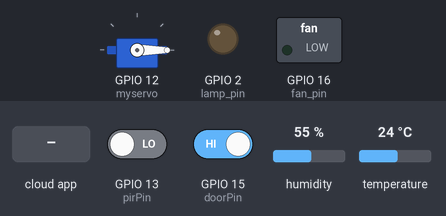
Recording of a sketch running on a simulated ESP8266 (NodeMCU). Shown: servo, switched loads named in the sketch (green lamp = pin HIGH), output pins drawn as LEDs (lit = HIGH). Inputs (shaded band) come from the test bench; at power-on: GPIO 13 (pirPin) LOW, GPIO 15 (doorPin) HIGH, humidity 55 %, temperature 24 °C. WiFi joins after 1.5 s; servers stay silent unless stated; no MQTT or app messages arrive unless stated; what the sketch prints to the serial monitor is not drawn.

Above: at 2.7 s.
2.8 s: the phone or cloud app sets lamp to OFF
At 3.4 s:
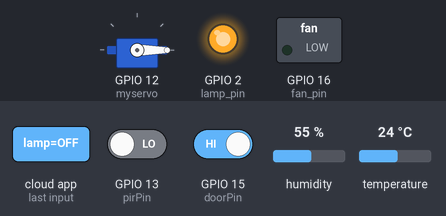
4.3 s: the phone or cloud app sets fan to OFF
At 4.8 s:
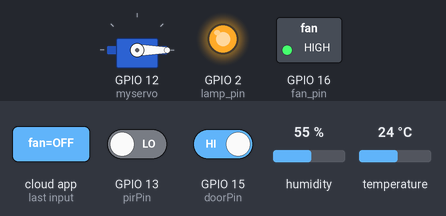
5.8 s: the phone or cloud app sets lamp to ON
At 7.2 s:
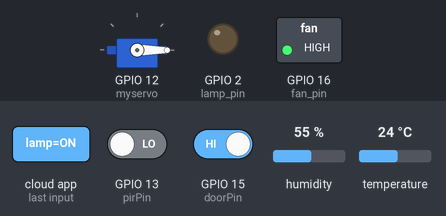
10.3 s: the phone or cloud app sets fan to ON
At 11.6 s:
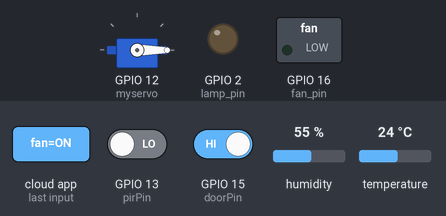
Timing chart, 0 to 12.8 s (numbered marks = the images above; inputs shaded):
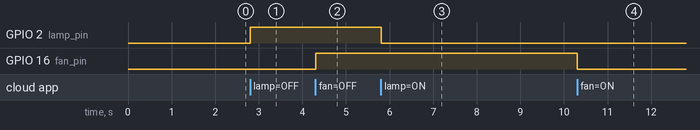

Measured:
- after the input at 2.8 s, GPIO 2 (lamp_pin): LOW → HIGH at once
- after the input at 4.3 s, GPIO 16 (fan_pin): LOW → HIGH at once
- after the input at 5.8 s, GPIO 2 (lamp_pin): HIGH → LOW at once
- after the input at 10.3 s, GPIO 16 (fan_pin): HIGH → LOW at once

The sketch:

home_Automation.ino
```cpp
// Libraries
#include <ESP8266WiFi.h>
#include <Servo.h>
#include "Adafruit_MQTT.h"
#include "Adafruit_MQTT_Client.h"
#include "DHT.h"
#include <Servo.h>
// DHT 11 sensor
#define DHTPIN 14
#define DHTTYPE DHT11

Servo myservo;  // create servo object to control a servo

// Lamp pin
const int lamp_pin = 2;
const int fan_pin = 16;
int pirPin = 13;    //the digital pin connected to the PIR sensor's output
int doorPin = 15;
// WiFi parameters
#define WLAN_SSID       "DT_LAB"
#define WLAN_PASS       "fthu@050318"

// Adafruit IO
#define AIO_SERVER      "io.adafruit.com"
#define AIO_SERVERPORT  1883
#define AIO_USERNAME    "siddhesh"
#define AIO_KEY         "402abd741aae4a42b3847b22c71e6693"  // Obtained from account info on io.adafruit.com

// DHT sensor
DHT dht(DHTPIN, DHTTYPE, 15);

WiFiClient client;

// Setup the MQTT client class by passing in the WiFi client and MQTT server and login details.
Adafruit_MQTT_Client mqtt(&client, AIO_SERVER, AIO_SERVERPORT, AIO_USERNAME, AIO_KEY);

/****************************** Feeds ***************************************/

// Setup a feed called 'lamp' for subscribing to changes.
// Notice MQTT paths for AIO follow the form: <username>/feeds/<feedname>
Adafruit_MQTT_Subscribe lamp = Adafruit_MQTT_Subscribe(&mqtt, AIO_USERNAME "/feeds/lamp");
Adafruit_MQTT_Subscribe fan = Adafruit_MQTT_Subscribe(&mqtt, AIO_USERNAME "/feeds/fan");
Adafruit_MQTT_Subscribe slider = Adafruit_MQTT_Subscribe(&mqtt, AIO_USERNAME "/feeds/slider");
Adafruit_MQTT_Subscribe rgb = Adafruit_MQTT_Subscribe(&mqtt, AIO_USERNAME "/feeds/rgb");
//Adafruit_MQTT_Subscribe slider = Adafruit_MQTT_Subscribe(&mqtt, SLIDER_FEED);
// Setup feeds for temperature & humidity
Adafruit_MQTT_Publish temperature = Adafruit_MQTT_Publish(&mqtt, AIO_USERNAME "/feeds/temperature");

Adafruit_MQTT_Publish humidity = Adafruit_MQTT_Publish(&mqtt, AIO_USERNAME "/feeds/humidity");
Adafruit_MQTT_Publish motion = Adafruit_MQTT_Publish(&mqtt, AIO_USERNAME "/feeds/motion");
Adafruit_MQTT_Publish doorState = Adafruit_MQTT_Publish(&mqtt, AIO_USERNAME "/feeds/doorState");

unsigned long currentMillis = 0;
int interval = 20000;

int pirState =0;
int doorPinState =0;
/*************************** Sketch Code ************************************/

void setup() {

  // Set lamp pin to output
  pinMode(lamp_pin, OUTPUT);
  pinMode(fan_pin, OUTPUT);
  pinMode(pirPin, INPUT);
  pinMode(doorPin, INPUT_PULLUP);
  // Init sensor
  dht.begin();
  myservo.attach(12);  // attaches the servo on GIO2 to the servo object
  myservo.write(0);
  Serial.begin(115200);
  Serial.println(F("Adafruit IO Example"));

  // Connect to WiFi access point.
  Serial.println(); Serial.println();
  delay(10);
  Serial.print(F("Connecting to "));
  Serial.println(WLAN_SSID);

  WiFi.begin(WLAN_SSID, WLAN_PASS);
  while (WiFi.status() != WL_CONNECTED) {
    delay(500);
    Serial.print(F("."));
  }
  Serial.println();

  Serial.println(F("WiFi connected"));
  Serial.println(F("IP address: "));
  Serial.println(WiFi.localIP());

  // listen for events on the lamp feed
  mqtt.subscribe(&lamp);
  mqtt.subscribe(&fan);
  mqtt.subscribe(&slider);
  //mqtt.subscribe(&rgb);
  // connect to adafruit io
  connect();

}

void loop() {

  Adafruit_MQTT_Subscribe *subscription;
  pirState = digitalRead(pirPin);
  doorPinState = digitalRead(doorPin);
  // ping adafruit io a few times to make sure we remain connected
  if(! mqtt.ping(3)) {
    // reconnect to adafruit io
    if(! mqtt.connected())
      connect();
  }

  // Grab the current state of the sensor
  int humidity_data = (int)dht.readHumidity();
  int temperature_data = (int)dht.readTemperature();

  // By default, the temperature report is in Celsius, for Fahrenheit uncomment
  //    following line.
  // temperature_data = temperature_data*(9.0/5.0) + 32.0;
 if(millis() - currentMillis > interval){
  // Publish data
  if (! temperature.publish(temperature_data))
    Serial.println(F("Failed to publish temperature"));
  else
    Serial.println(F("Temperature published!"));

  if (! humidity.publish(humidity_data))
    Serial.println(F("Failed to publish humidity"));
  else
    Serial.println(F("Humidity published!"));

  if(doorPinState == 1){
   if (! doorState.publish("CLOSED"))
    Serial.println(F("Failed to publish Door State"));
   else
    Serial.println(F("Door State published!"));
  }
  if(doorPinState == 0){
   if (! doorState.publish("OPEN"))
    Serial.println(F("Failed to publish Door State"));
   else
    Serial.println(F("Door State published!"));
  }
   if (! motion.publish(pirState))
    Serial.println(F("Failed to publish PIR State"));
   else
    Serial.println(F("PIR State published!"));
   Serial.print(F("PIR State: "));
   Serial.println(pirState);
  //}
  currentMillis = millis();
 }

  // this is our 'wait for incoming subscription packets' busy subloop
  while (subscription = mqtt.readSubscription(1000)) {

    // we only care about the lamp events
    if (subscription == &lamp) {

      // convert mqtt ascii payload to int
      char *value = (char *)lamp.lastread;
      Serial.print(F("Received: "));
      Serial.println(value);

      // Apply message to lamp
      String message = String(value);
      message.trim();
      if (message == "ON") {digitalWrite(lamp_pin, LOW);}
      if (message == "OFF") {digitalWrite(lamp_pin, HIGH);}

    }

    // we only care about the lamp events
    if (subscription == &fan) {

      // convert mqtt ascii payload to int
      char *value = (char *)fan.lastread;
      Serial.print(F("Received: "));
      Serial.println(value);

      // Apply message to lamp
      String message = String(value);
      message.trim();
      if (message == "ON") {digitalWrite(fan_pin, LOW);}
      if (message == "OFF") {digitalWrite(fan_pin, HIGH);}

    }

    if (subscription == &slider) {
      Serial.print(F("Slider: "));
      Serial.println((char *)slider.lastread);
      uint16_t sliderval = atoi((char *)slider.lastread);  // convert to a number
      //analogWrite(PWMOUT, sliderval); myservo.write(pos);
      if(sliderval < 50)  myservo.write(0);
      else if(sliderval > 120)  myservo.write(90);
      else  myservo.write(180);
    }

    if (subscription == &rgb) {
      Serial.print(F("RGB: "));
      Serial.println((char *)rgb.lastread);
      //uint16_t sliderval = atoi((char *)slider.lastread);  // convert to a number

    }

  }
  // Repeat every 10 seconds
  //delay(10000);

}

// connect to adafruit io via MQTT
void connect() {

  Serial.print(F("Connecting to Adafruit IO... "));

  int8_t ret;

  while ((ret = mqtt.connect()) != 0) {

    switch (ret) {
      case 1: Serial.println(F("Wrong protocol")); break;
      case 2: Serial.println(F("ID rejected")); break;
      case 3: Serial.println(F("Server unavail")); break;
      case 4: Serial.println(F("Bad user/pass")); break;
      case 5: Serial.println(F("Not authed")); break;
      case 6: Serial.println(F("Failed to subscribe")); break;
      default: Serial.println(F("Connection failed")); break;
    }

    if(ret >= 0)
      mqtt.disconnect();

    Serial.println(F("Retrying connection..."));
    delay(5000);

  }

  Serial.println(F("Adafruit IO Connected!"));

}
```
